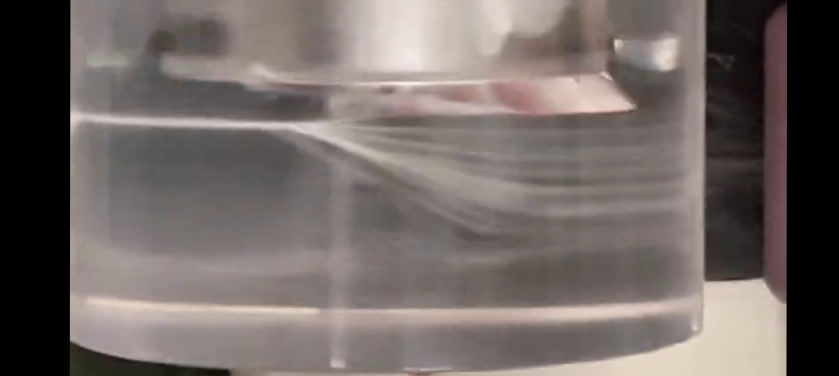
#> input picture dataset/images/V01_f0000006.png, 839 x 376 px; its folder holds only this picture in this run
$ python -i geometry.py   (imports and definitions only)   (older library calls are emulated)
#> lines starting #> are read from the running program, lines starting #| are printed output that depends on the picture
#> further down, picture is the input picture: shape (376, 839, 3); mean B, G, R 101.5, 104.8, 113.8
"""Experimental three-point triangle proposals; no calibrated confidence.

The broad search band and leftward convergence are explicit scene priors.
The right boundary is maximum visible spread, NOT a detected roller nip line.
"""
import cv2
import numpy as np
from scipy.ndimage import gaussian_filter1d, grey_opening, grey_closing


# [25 lines left out: functions transform, measure, not called in this run]


def ridge_features(bgr):
    """All descriptors are computed on native ROI pixels, never enhanced previews."""
    gray = cv2.cvtColor(bgr, cv2.COLOR_BGR2GRAY).astype(np.float32) / 255
    soft = cv2.GaussianBlur(gray, (0, 0), 1.0)
    residual = np.maximum(soft-cv2.GaussianBlur(soft, (0, 0), 9), 0)
    gx = cv2.Sobel(soft, cv2.CV_32F, 1, 0, ksize=3)
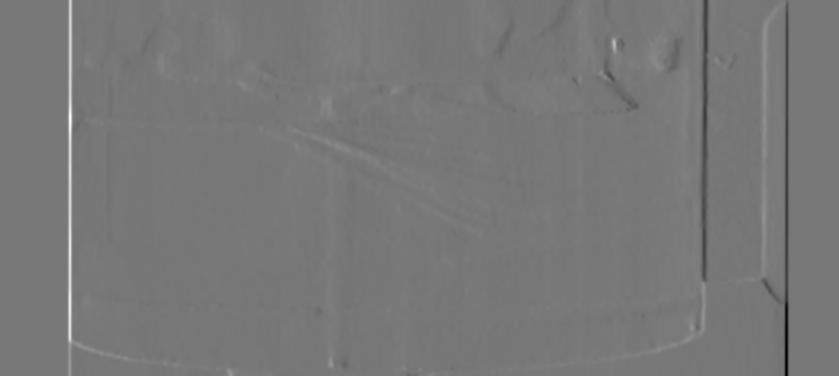
#> gx: shape (376, 839) float32; min -1.89, max 2.11, mean 3.02e-11; drawn with min black and max white
    gy = cv2.Sobel(soft, cv2.CV_32F, 0, 1, ksize=3)
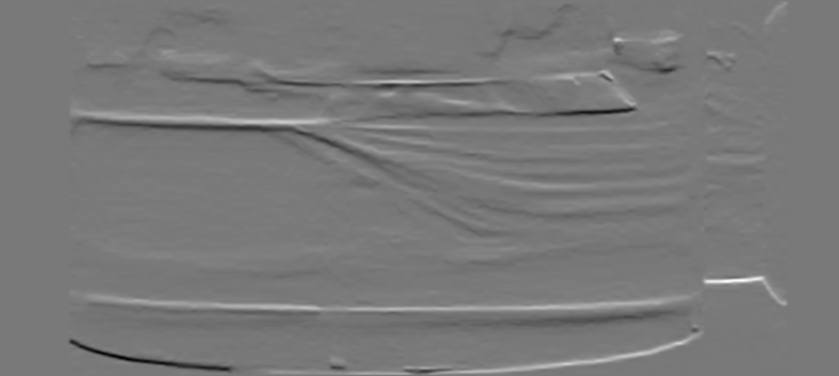
#> gy: shape (376, 839) float32; min -1.12, max 1.23, mean 0.000894; drawn with min black and max white
    xx = cv2.GaussianBlur(gx*gx, (0, 0), 3)
    yy = cv2.GaussianBlur(gy*gy, (0, 0), 3)
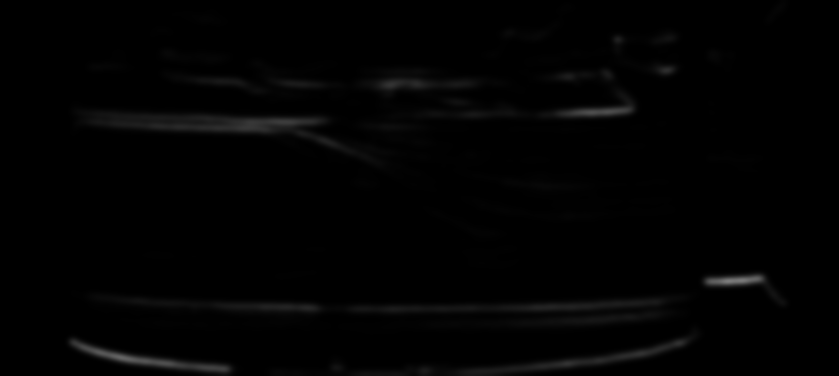
#> yy: shape (376, 839) float32; min 0, max 0.485, mean 0.0102
    xy = cv2.GaussianBlur(gx*gy, (0, 0), 3)
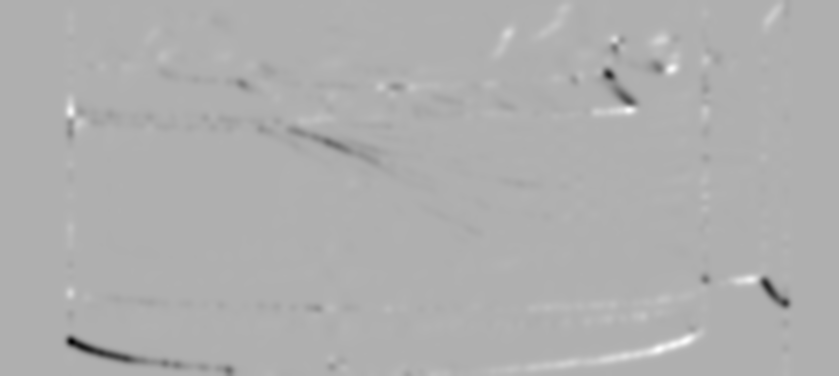
#> xy: shape (376, 839) float32; min -0.127, max 0.057, mean -0.000372; drawn with min black and max white
    coherence = np.sqrt((xx-yy)**2+4*xy**2) / (xx+yy+1e-6)
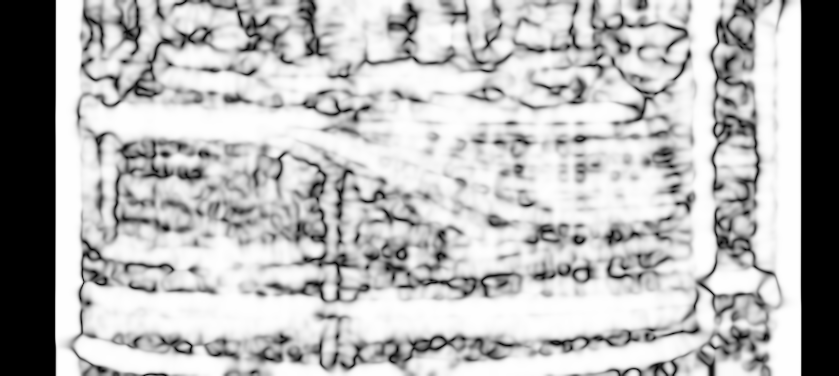
#> coherence: shape (376, 839) float32; min 0, max 1, mean 0.714
    horizontal = yy / (xx+yy+1e-6)
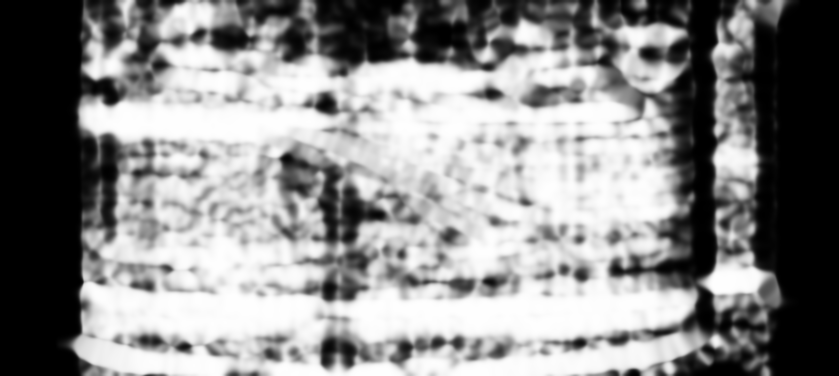
#> horizontal: shape (376, 839) float32; min 0, max 1, mean 0.548
    lab = cv2.cvtColor(bgr, cv2.COLOR_BGR2LAB).astype(np.float32) / 255
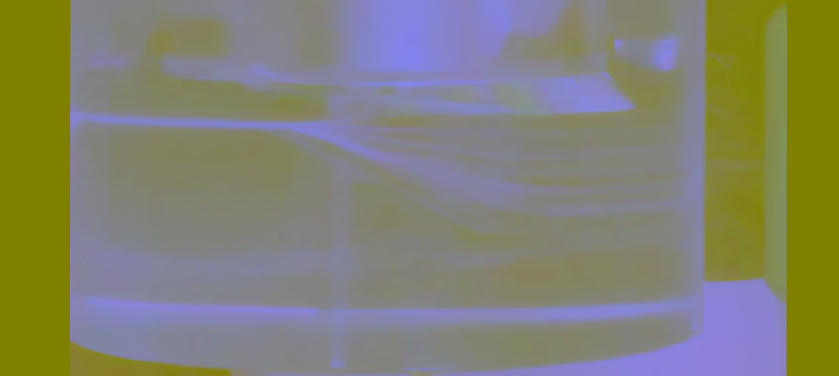
#> lab: shape (376, 839, 3) float32; mean B, G, R 0.442, 0.513, 0.514
    features = np.dstack([lab, residual, coherence, horizontal])
    return features, residual


# [68 lines left out: function candidate_triangle, not called in this run]

>>> import cv2
>>> picture = cv2.imread('../dataset/images/V01_f0000006.png')
>>> result = ridge_features(picture)

$ run again, on dataset/images/V01_f0000030.png
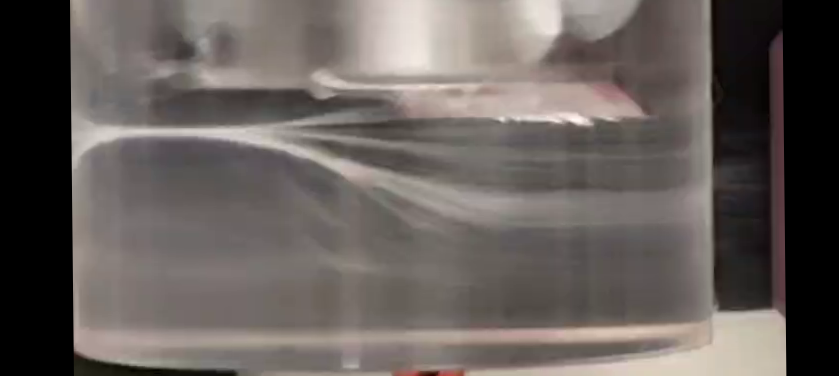
#> input picture dataset/images/V01_f0000030.png, 839 x 376 px
#> picture is the input picture: shape (376, 839, 3); mean B, G, R 91.7, 95.3, 102.5
#> in ridge_features, `horizontal = yy / (xx+yy+1e-6)`:
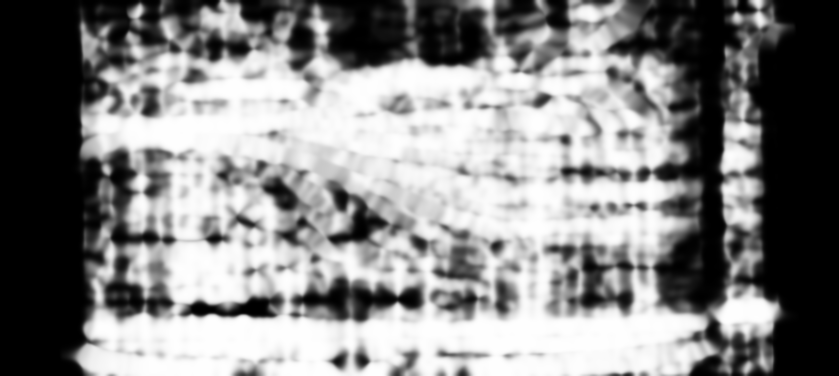
#> horizontal: shape (376, 839) float32; min 0, max 1, mean 0.526
#> in ridge_features, `lab = cv2.cvtColor(bgr, cv2.COLOR_BGR2LAB).astype(np.float32) / 255`:
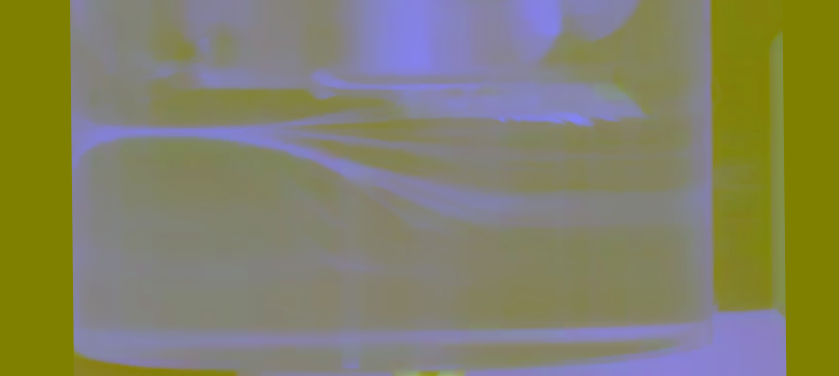
#> lab: shape (376, 839, 3) float32; mean B, G, R 0.403, 0.511, 0.513
